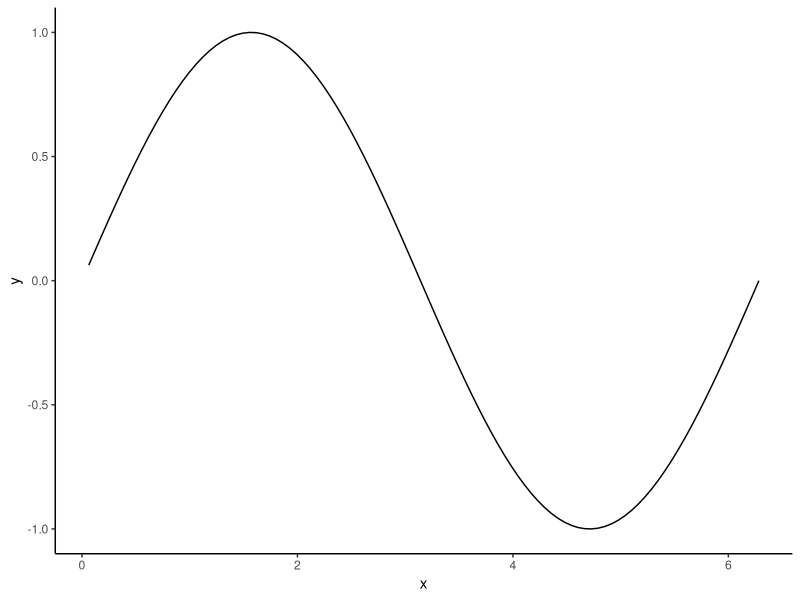

Here is the R script that generated this plot:
## ---- chunk 1
#| echo: false

# Note that this code block is hidden to the user, since echo is set to false
# in the special comment above which is a code chunk option.

numbers <- 1:100
## ---- chunk 2
summed_numbers <- sum(numbers)
## ---- chunk 3
library(ggplot2)
ggplot(data.frame(x = numbers * 2 * pi / 100),
       aes(x = x)) +
  geom_function(fun = sin) +
  theme_classic()
